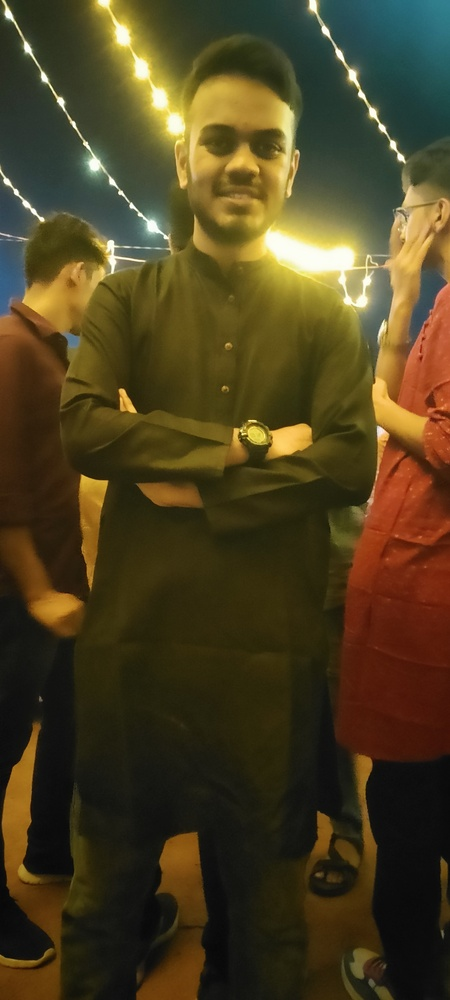
#> input picture server/uploads/IMG_20231112_203618.jpg, 450 x 1000 px, shrunk from 2952 x 6560 before the run
$ python -i main.py   (imports and definitions only)   (older library calls are emulated)
#> lines starting #> are read from the running program, lines starting #| are printed output that depends on the picture
from fastapi import FastAPI, UploadFile, File
from fastapi.responses import StreamingResponse
import cv2
import numpy as np
import io

# [1 line not run here, left out]


# [3 lines that did not run here, left out]


def to_fourier(path):
#> called with path = 'uploads/IMG_20231112_203618.jpg'
    image = cv2.imread(path)
#> image is the input picture: shape (1000, 450, 3); mean B, G, R 32.2, 63.5, 75.6

    gray = cv2.cvtColor(image, cv2.COLOR_BGR2GRAY)
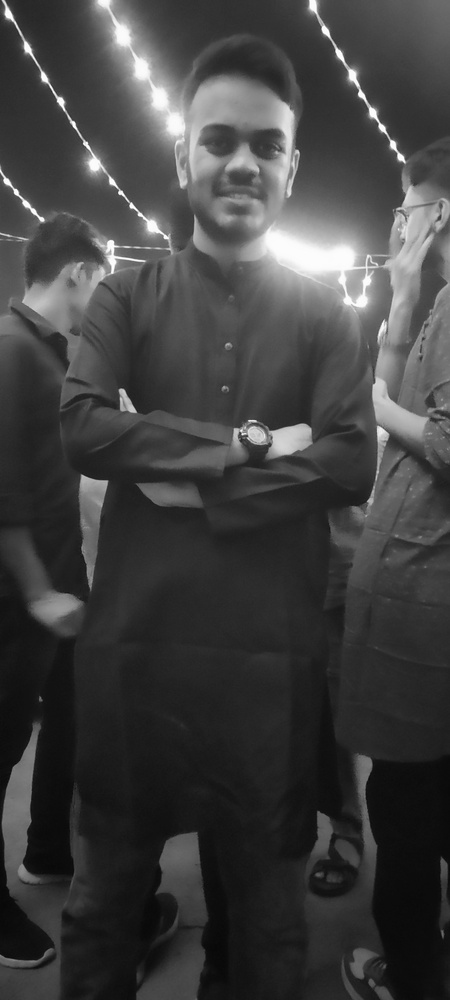
#> gray: shape (1000, 450); min 7, max 254, mean 63.5
    fourier = cv2.dft(np.float32(gray), flags=cv2.DFT_COMPLEX_OUTPUT)
    fourier_shift = np.fft.fftshift(fourier)
    magnitude = 20 * np.log(
        cv2.magnitude(fourier_shift[:, :, 0], fourier_shift[:, :, 1])
    )
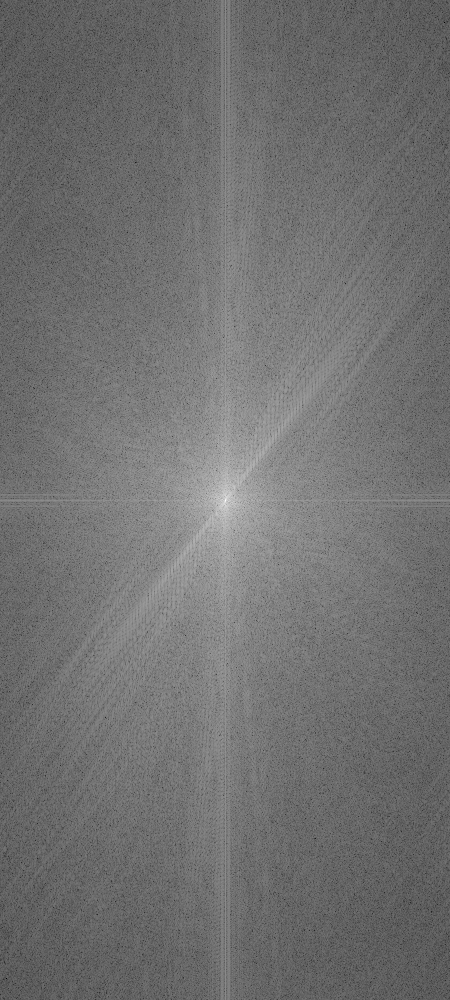
#> magnitude: shape (1000, 450) float32; min -5.76, max 343.4, mean 148.8; drawn with min black and max white
    magnitude = cv2.normalize(magnitude, None, 0, 255, cv2.NORM_MINMAX, cv2.CV_8UC1)
    return magnitude


# [10 lines not run here, left out]

>>> result = to_fourier('uploads/IMG_20231112_203618.jpg')

$ run again, on server/uploads/IMG_20231112_203659.jpg
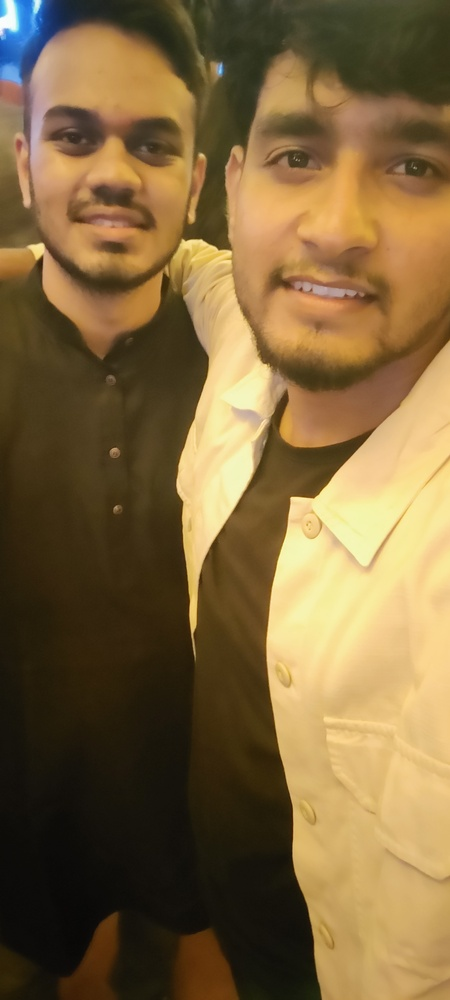
#> input picture server/uploads/IMG_20231112_203659.jpg, 450 x 1000 px, shrunk from 2952 x 6560 before the run
#> in to_fourier, image is the input picture: shape (1000, 450, 3); mean B, G, R 62.1, 101.9, 126
#> in to_fourier, `gray = cv2.cvtColor(image, cv2.COLOR_BGR2GRAY)`:
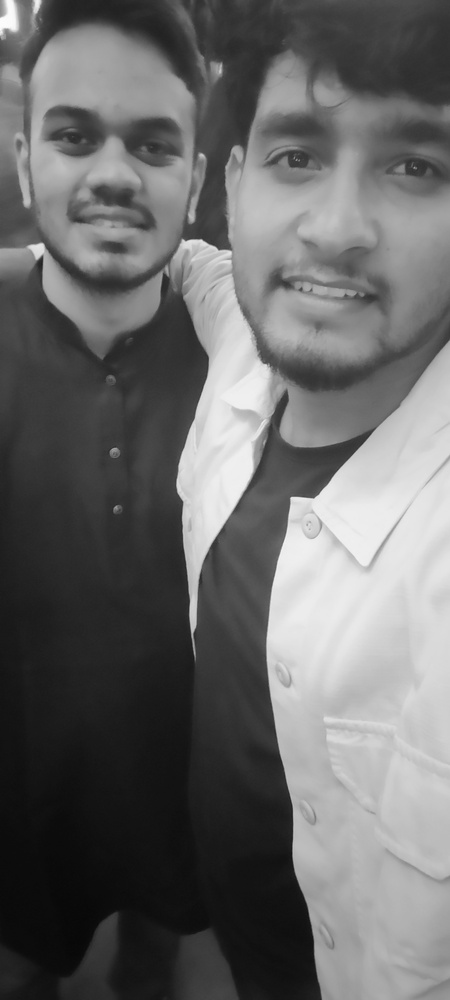
#> gray: shape (1000, 450); min 7, max 254, mean 104.6
#> in to_fourier, `magnitude = 20 * np.log( cv2.magnitude(fourier_shift[:, :, 0], fourier..`:
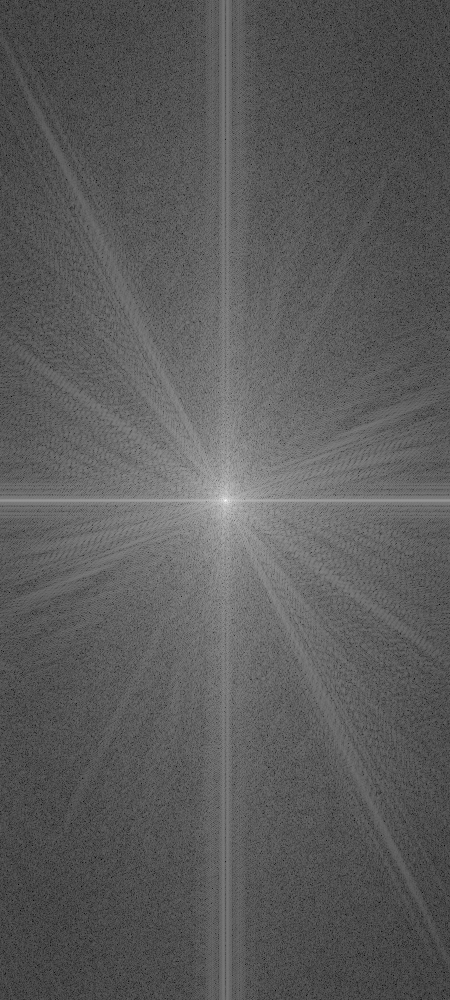
#> magnitude: shape (1000, 450) float32; min 20.31, max 353.3, mean 139.9; drawn with min black and max white

$ run again, on server/uploads/image.jpg
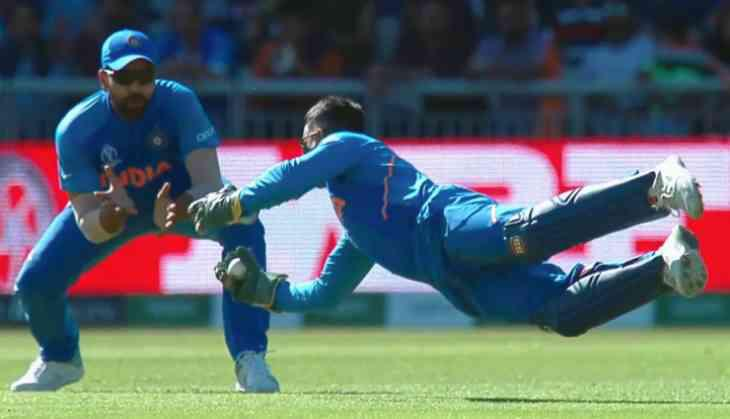
#> input picture server/uploads/image.jpg, 730 x 419 px
#> in to_fourier, image is the input picture: shape (419, 730, 3); mean B, G, R 106.3, 104.1, 91.5
#> in to_fourier, `gray = cv2.cvtColor(image, cv2.COLOR_BGR2GRAY)`:
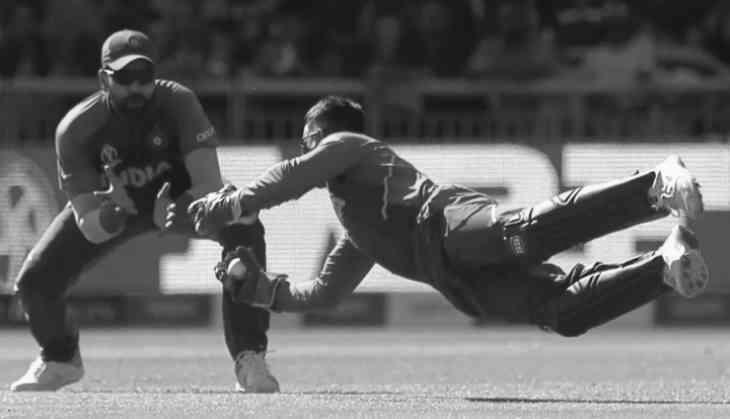
#> gray: shape (419, 730); min 8, max 254, mean 100.6
#> in to_fourier, `magnitude = 20 * np.log( cv2.magnitude(fourier_shift[:, :, 0], fourier..`:
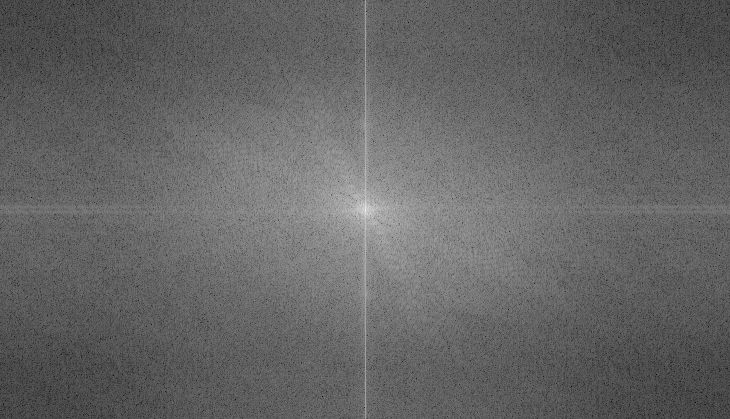
#> magnitude: shape (419, 730) float32; min 14.44, max 344.8, mean 145.2; drawn with min black and max white
